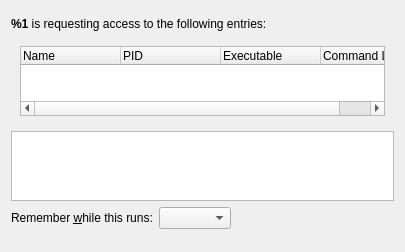
<?xml version="1.0" encoding="UTF-8"?>
<ui version="4.0">
 <class>AccessControlDialog</class>
 <widget class="QDialog" name="AccessControlDialog">
  <property name="geometry">
   <rect>
    <x>0</x>
    <y>0</y>
    <width>405</width>
    <height>252</height>
   </rect>
  </property>
  <property name="windowTitle">
   <string>KeePassXC -  Access Request</string>
  </property>
  <layout class="QVBoxLayout" name="verticalLayout">
   <item>
    <widget class="MessageWidget" name="exePathWarn" native="true">
     <property name="text" stdset="0">
      <string>Non-existing/inaccessible executable path. Please double-check the client is legit.</string>
     </property>
     <property name="closeButtonVisible" stdset="0">
      <bool>false</bool>
     </property>
    </widget>
   </item>
   <item>
    <widget class="QLabel" name="appLabel">
     <property name="font">
      <font>
       <weight>50</weight>
       <bold>false</bold>
      </font>
     </property>
     <property name="text">
      <string>&lt;html&gt;&lt;head/&gt;&lt;body&gt;&lt;p&gt;&lt;span style=&quot; font-weight:600;&quot;&gt;%1 &lt;/span&gt;is requesting access to the following entries:&lt;/p&gt;&lt;/body&gt;&lt;/html&gt;</string>
     </property>
     <property name="alignment">
      <set>Qt::AlignLeading|Qt::AlignLeft|Qt::AlignVCenter</set>
     </property>
    </widget>
   </item>
   <item>
    <widget class="QWidget" name="detailsContainer" native="true">
     <layout class="QVBoxLayout" name="verticalLayout_2">
      <item>
       <widget class="QTreeWidget" name="procTree">
        <property name="sizePolicy">
         <sizepolicy hsizetype="Expanding" vsizetype="Preferred">
          <horstretch>0</horstretch>
          <verstretch>0</verstretch>
         </sizepolicy>
        </property>
        <property name="uniformRowHeights">
         <bool>true</bool>
        </property>
        <property name="animated">
         <bool>true</bool>
        </property>
        <property name="allColumnsShowFocus">
         <bool>true</bool>
        </property>
        <attribute name="headerStretchLastSection">
         <bool>false</bool>
        </attribute>
        <column>
         <property name="text">
          <string>Name</string>
         </property>
        </column>
        <column>
         <property name="text">
          <string>PID</string>
         </property>
        </column>
        <column>
         <property name="text">
          <string>Executable</string>
         </property>
        </column>
        <column>
         <property name="text">
          <string>Command Line</string>
         </property>
        </column>
       </widget>
      </item>
     </layout>
    </widget>
   </item>
   <item>
    <widget class="QTableView" name="itemsTable">
     <property name="sizePolicy">
      <sizepolicy hsizetype="Expanding" vsizetype="Preferred">
       <horstretch>0</horstretch>
       <verstretch>0</verstretch>
      </sizepolicy>
     </property>
     <property name="editTriggers">
      <set>QAbstractItemView::NoEditTriggers</set>
     </property>
     <property name="showDropIndicator" stdset="0">
      <bool>false</bool>
     </property>
     <property name="alternatingRowColors">
      <bool>true</bool>
     </property>
     <property name="selectionMode">
      <enum>QAbstractItemView::SingleSelection</enum>
     </property>
     <property name="selectionBehavior">
      <enum>QAbstractItemView::SelectRows</enum>
     </property>
     <property name="cornerButtonEnabled">
      <bool>false</bool>
     </property>
     <attribute name="horizontalHeaderVisible">
      <bool>false</bool>
     </attribute>
     <attribute name="verticalHeaderVisible">
      <bool>false</bool>
     </attribute>
    </widget>
   </item>
   <item>
    <widget class="QWidget" name="rememberScopeRow" native="true">
     <layout class="QHBoxLayout" name="rememberScopeLayout">
      <property name="leftMargin">
       <number>0</number>
      </property>
      <property name="topMargin">
       <number>0</number>
      </property>
      <property name="rightMargin">
       <number>0</number>
      </property>
      <property name="bottomMargin">
       <number>0</number>
      </property>
      <item>
       <widget class="QLabel" name="rememberScopeLabel">
        <property name="text">
         <string>Remember &amp;while this runs:</string>
        </property>
        <property name="buddy">
         <cstring>rememberScope</cstring>
        </property>
       </widget>
      </item>
      <item>
       <widget class="QComboBox" name="rememberScope"/>
      </item>
      <item>
       <spacer name="rememberScopeSpacer">
        <property name="orientation">
         <enum>Qt::Horizontal</enum>
        </property>
        <property name="sizeHint" stdset="0">
         <size>
          <width>0</width>
          <height>0</height>
         </size>
        </property>
       </spacer>
      </item>
     </layout>
    </widget>
   </item>
   <item>
    <widget class="MessageWidget" name="rememberScopeWarn" native="true">
     <property name="closeButtonVisible" stdset="0">
      <bool>false</bool>
     </property>
     <property name="wordWrap" stdset="0">
      <bool>true</bool>
     </property>
    </widget>
   </item>
   <item>
    <layout class="QHBoxLayout" name="horizontalLayout">
     <item>
      <widget class="QDialogButtonBox" name="buttonBox">
       <property name="standardButtons">
        <set>QDialogButtonBox::NoButton</set>
       </property>
      </widget>
     </item>
    </layout>
   </item>
  </layout>
 </widget>
 <customwidgets>
  <customwidget>
   <class>MessageWidget</class>
   <extends>QWidget</extends>
   <header>gui/MessageWidget.h</header>
   <container>1</container>
  </customwidget>
 </customwidgets>
 <resources/>
 <connections/>
</ui>
